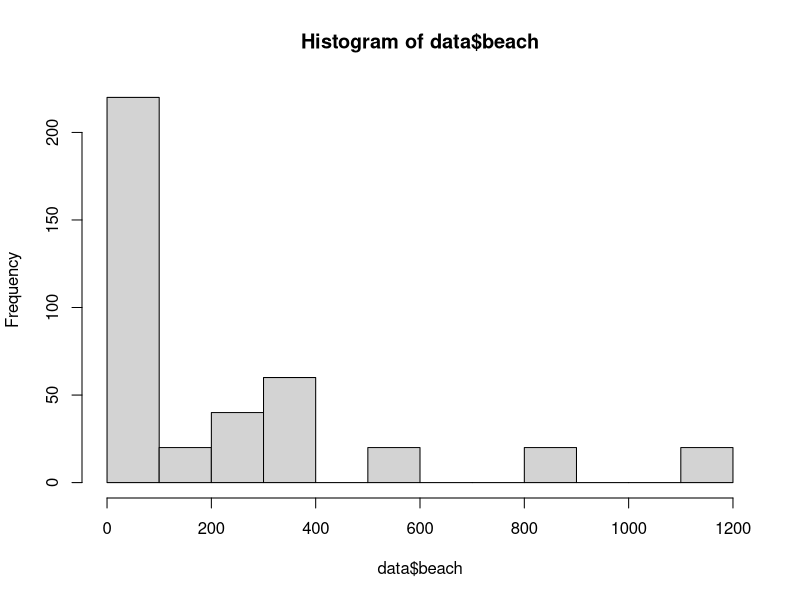
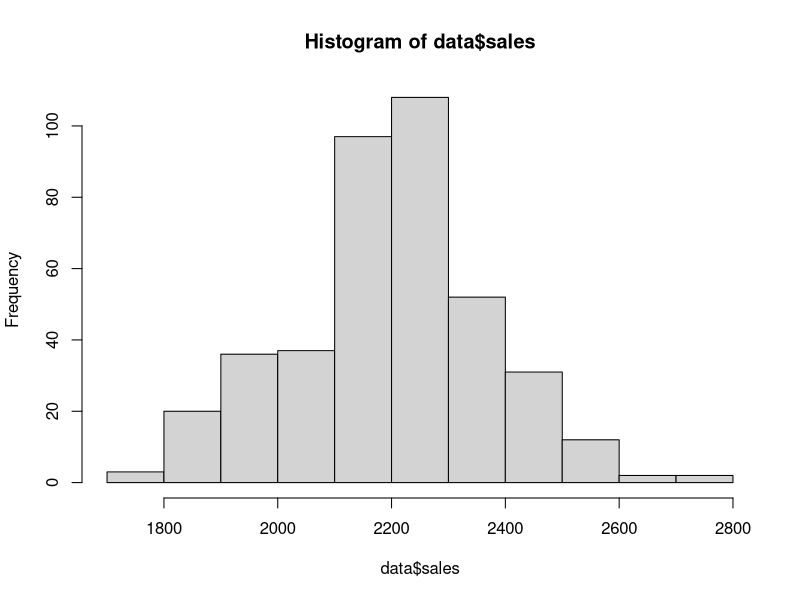
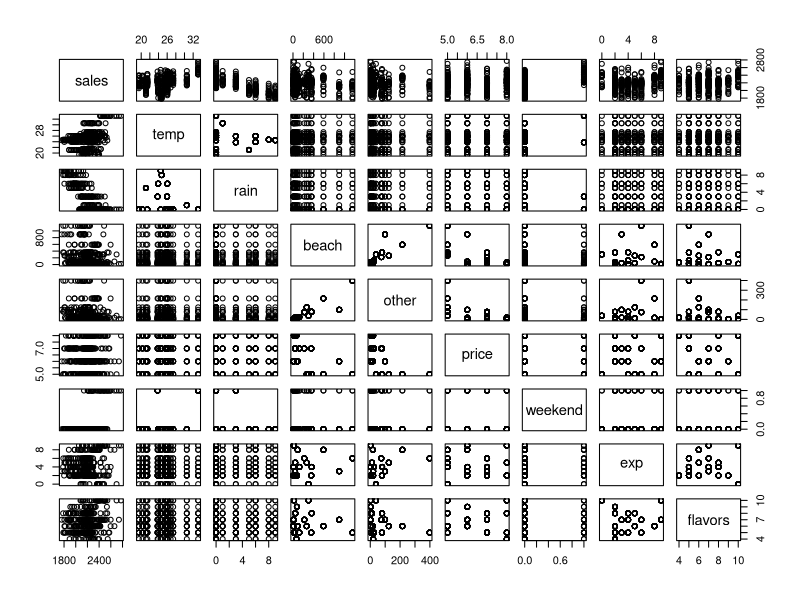
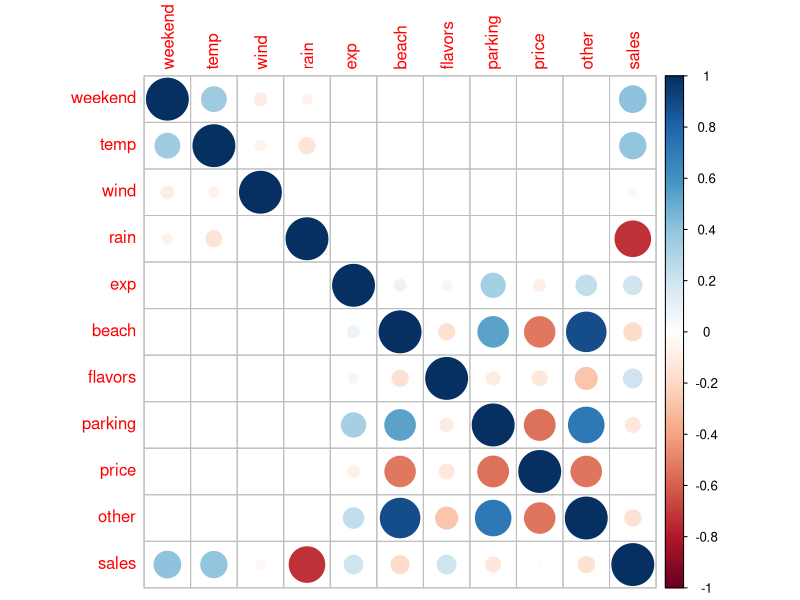
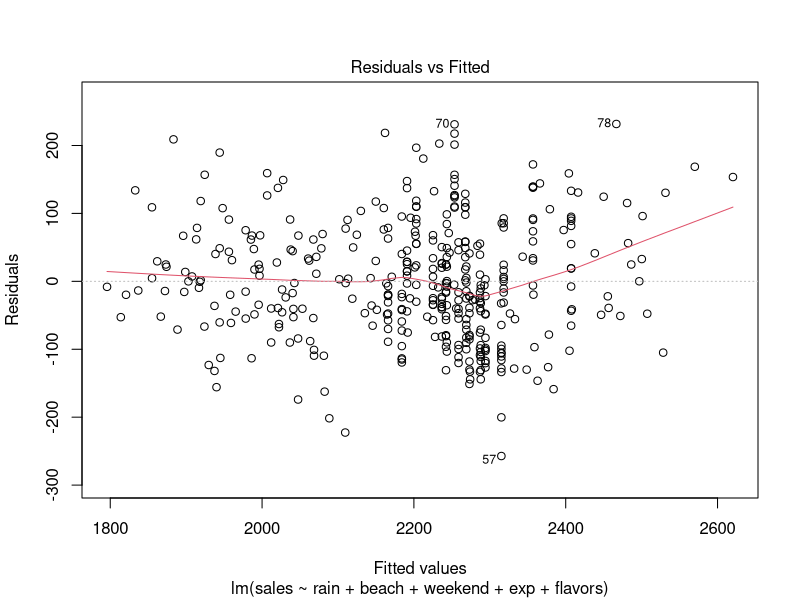
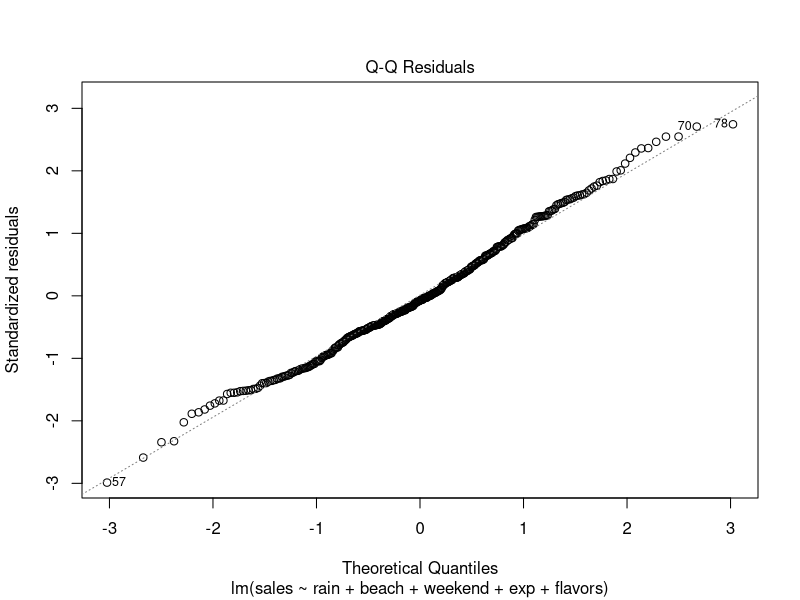
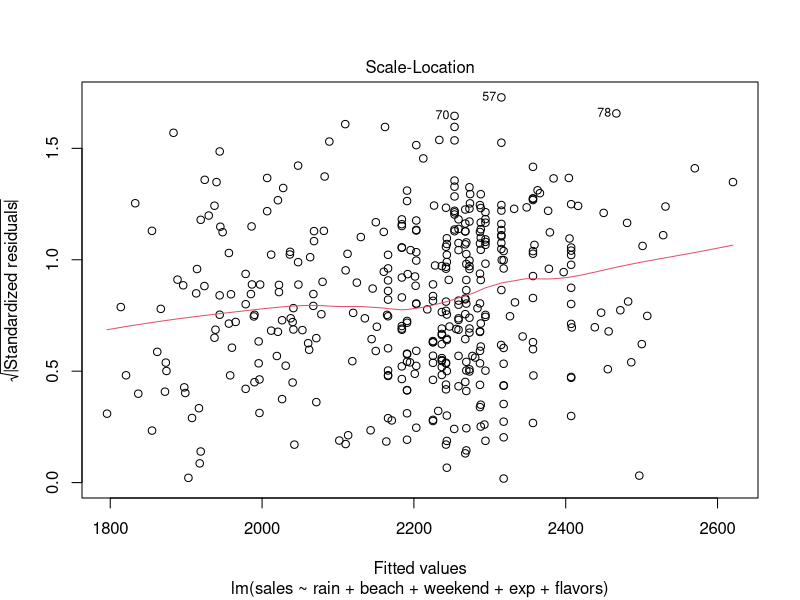
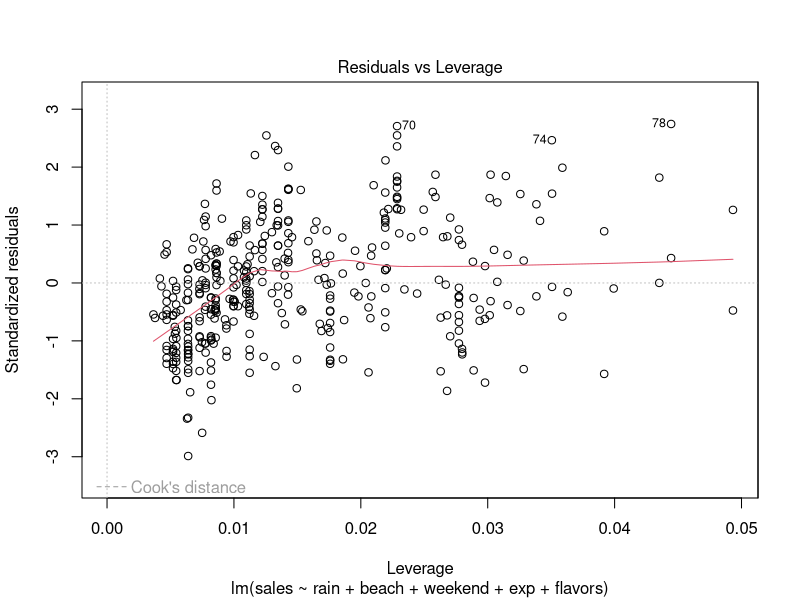

The R script that drew these images, in order:
# generowanie danych

# zmienne na temat dni
# podstawowe: weekend, temperatura, wiatr
# pochodne: deszcz - większe prawdopodobieństwo, gdy temperatura jest niższa

# zmienne na temat lodziarni
# podstawowe: jak blisko do plaży, od jak dawna istnieje, ile smaków lodów, czy ma parking
# pochodne: jak blisko do innych, cena za gałkę

# sprzedaż: większa w weekend (interakcja z pogodą i bliskością do plaży?),
# większa przy temperaturze, niższa przy deszczu, niezleżna od wiatru
# kwadratowa zależność od wieku i od gałek lodów, niezależna od parkingu
# im bliżej plaży, tym lepiej, ale im bliżej innych, tym gorzej

# w następnym zadaniu dodać jakieś outliery: dni świąteczne, festiwal, sławna lodziarnia

n_days <- 20

set.seed(111)
days <- data.frame(
  day_nr = 1:n_days,
  weekend = sample(c(0, 1), n_days, replace = T, prob = c(5, 2)/7), # czy dzień weekendowy?
  temp = rnorm(n_days, 25, 3), # temperatura
  wind = rlnorm(n_days, 1.5, 1) # prędkość wiatru
)

# deszcz: większe prawdopodobieństwo, gdy temperatura jest niższa
days$rain = sapply(days$temp, function(x) sample(c(0, 1), 1, prob = c(50+x, 50-x)/100)*rpois(1, 5))

set.seed(222)
n_shops = 20

shops = data.frame(
  shop = 1:n_shops,
  exp = rpois(n_shops, 5), # od ilu lat istnieje lodziarnia
  beach = rlnorm(n_shops, 2.5, 1.5)*10, # odległość od plaży
  flavors = rpois(n_shops, 3)+4, # liczba oferowanych smaków
  parking = sample(c(0, 1), n_shops, replace = T) # czy posiada parking
)

# lodziarnie przy plaży nie mają parkingów
shops$parking = ifelse(shops$beach < 200, 0, shops$parking)

shops$price = ifelse(shops$beach < 200, 7, 6) + sample(c(-1, 0, 1), n_shops, replace = T) # cena gałki lodów
shops$other = sapply(shops$beach, function(x) rlnorm(1, log(x/50), 0.5)*10) # odległość od innej lodziarni

data <- merge(days, shops, by = NULL)

# sprzedaż: zależna od temperatury, deszczu, odległości od plaży i konkurencji, ceny, weekendu, renomy i liczby smaków
data$sales <- 2000 + 10*data$temp - 40*data$rain - 0.1*data$beach + 0.05*data$other - 7*data$price +
  30*data$weekend + 5*data$temp*data$weekend +
  10*(data$exp-4)^2 + 5*(data$flavors-7)^2 + rnorm(400, 0, 50)

data <- data[,-c(1, 6)] # usuwam niepotrzebne zmienne




hist(data$beach)  
hist(data$sales)  

pairs(sales ~ temp + rain + beach + other + price + weekend + exp + flavors, data)



# regresja z wieloma zmiennymi

model <- lm(sales ~ temp + rain + beach + other + price + weekend + exp + flavors + parking + wind, data)
model <- lm(sales ~ ., data)
summary(model)

# Tu omówić interpretację zmiennych

cor(data$price, data$beach)

cor(data)

install.packages("corrplot")
library(corrplot)

corrplot(cor(data))

# koincydencja

sign(model$coefficients)
sign(cor(data))[,11]

# nie występuje dla "other" ze względu na wysoką korelację z "beach" - w modelu lepiej mieć tylko jedną z nich

library(car)
vif(model)

model <- lm(sales ~ temp + rain + beach + price + weekend + exp + flavors + parking + wind, data)
summary(model)

# poprawa - nieistotne są zmienne, które nie brały udziału w tworzeniu sales
# odrzucam nieistotne zmienne

model <- lm(sales ~ temp + rain + beach + weekend + flavors + parking, data)
summary(model)

model <- lm(sales ~ temp + rain + beach + weekend + flavors, data)
summary(model)

# zwiększone skorygowane R2 - więc model zyskuje na pomniejszeniu

# pokazuję, że jeśli usunę ważną zmienną, oba wskaźniki spadają
model <- lm(sales ~ rain + beach + weekend + exp + flavors, data)
summary(model)

plot(model)

# metoda Hellwiga

expand.grid(c(1:3), c(1:3), c(1:3))

comb <- expand.grid(rep(list(c(T,F)), 10))
2^10-1

k <- c(1:10)[unlist(comb[100,])]

m <- 10


cor_matrix <- cor(data)
cor_matrix

Ry <- cor_matrix[-11,11]
Rx <- cor_matrix[-11,-11]


comb <- expand.grid(rep(list(c(T,F)), m))
comb

Max <- 0
K_max <- NULL
#duża pętla po wierszach comb
for(i in 1:(nrow(comb)-1)) {
  k <- c(1:m)[unlist(comb[i,])]
  #print(k)
  wynik <- 0
  
  # pętla po zmiennych w kombinacji
  for(n in k){
    #print(wynik)
    wynik <- wynik + Ry[n]^2/sum(abs(Rx[n,k]))
    #print(wynik)
  }
  if(wynik>Max)
  {
    Max <- wynik
    K_max <- k
  }
}

colnames(data)[K_max]

# Model z Hellwiga może mieć mniejsze R^2

model <- lm(sales ~ weekend + beach + rain + exp + temp + flavors, data)
summary(model)

vif(model)

plot(model)

data[c(119, 254, 285),]

summary(data)
